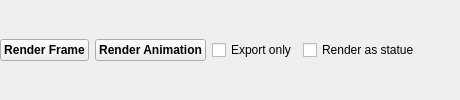
    <widget class="QFrame" name="frRenderAction">
     <property name="sizePolicy">
      <sizepolicy hsizetype="Preferred" vsizetype="Fixed">
       <horstretch>0</horstretch>
       <verstretch>0</verstretch>
      </sizepolicy>
     </property>
     <property name="minimumSize">
      <size>
       <width>0</width>
       <height>30</height>
      </size>
     </property>
     <layout class="QHBoxLayout" name="horizontalLayout_2">
      <property name="margin">
       <number>0</number>
      </property>
      <item>
       <widget class="QPushButton" name="btnRenderFrame">
        <property name="font">
         <font>
          <weight>75</weight>
          <bold>true</bold>
         </font>
        </property>
        <property name="toolTip">
         <string>Renders the current frame</string>
        </property>
        <property name="text">
         <string>Render Frame</string>
        </property>
        <property name="icon">
         <iconset>
          <activeon>:/images/staticImageIcon.png</activeon>
         </iconset>
        </property>
        <property name="iconSize">
         <size>
          <width>24</width>
          <height>24</height>
         </size>
        </property>
       </widget>
      </item>
      <item>
       <widget class="QPushButton" name="btnRenderAnimation">
        <property name="font">
         <font>
          <weight>75</weight>
          <bold>true</bold>
         </font>
        </property>
        <property name="toolTip">
         <string>Renders the full animation as defined in the host</string>
        </property>
        <property name="text">
         <string>Render Animation</string>
        </property>
        <property name="icon">
         <iconset>
          <activeon>:/images/animationIcon.png</activeon>
         </iconset>
        </property>
        <property name="iconSize">
         <size>
          <width>24</width>
          <height>24</height>
         </size>
        </property>
       </widget>
      </item>
      <item>
       <widget class="QCheckBox" name="chbExportOnly">
        <property name="toolTip">
         <string>Export the scene without launching the renderer</string>
        </property>
        <property name="text">
         <string>Export only</string>
        </property>
       </widget>
      </item>
      <item>
       <widget class="QCheckBox" name="chbAsStatue">
        <property name="toolTip">
         <string>Export the scene with every object set to be white matte</string>
        </property>
        <property name="text">
         <string>Render as statue</string>
        </property>
       </widget>
      </item>
      <item>
       <spacer name="horizontalSpacer_2">
        <property name="orientation">
         <enum>Qt::Horizontal</enum>
        </property>
        <property name="sizeHint" stdset="0">
         <size>
          <width>40</width>
          <height>20</height>
         </size>
        </property>
       </spacer>
      </item>
     </layout>
    </widget>
